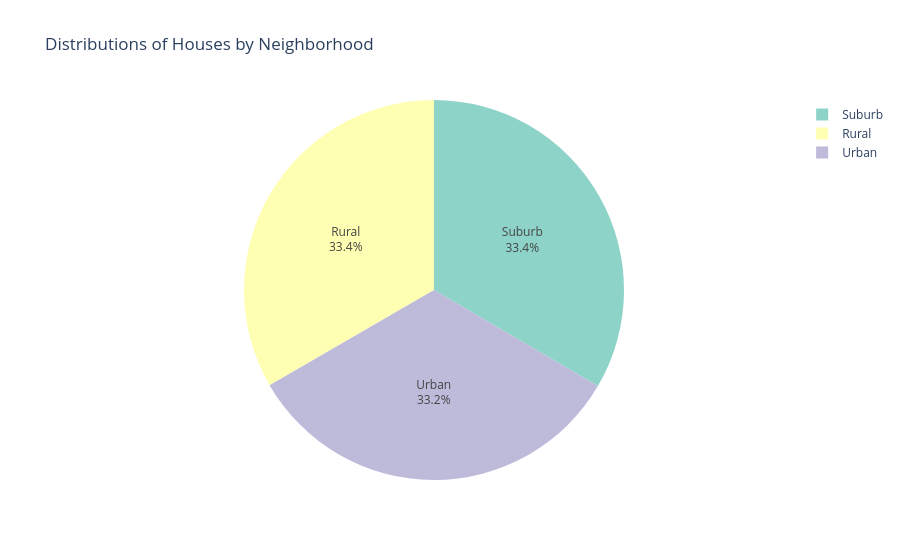

The cell this chart's notebook holds for it:
### Code cell
# Pie chart for neighborhood distribution
fig = px.pie(values=neighborhood_counts.values, names=neighborhood_counts.index, 
             title='Distributions of Houses by Neighborhood', color_discrete_sequence=px.colors.qualitative.Set3)
fig.update_traces(textposition='inside', textinfo='percent+label')
fig.show()

### Figure 1 — Plotly figure (JSON) as saved in the notebook; plotly's stock layout.template omitted (floating-point values rounded to 4 significant figures)
{"data": [{"domain": {"x": [0, 1], "y": [0, 1]}, "hovertemplate": "label=%{label}<br>value=%{value}<extra></extra>", "labels": ["Suburb", "Rural", "Urban"], "legendgroup": "", "name": "", "showlegend": true, "textinfo": "percent+label", "textposition": "inside", "type": "pie", "values": [16721, 16676, 16603]}], "layout": {"legend": {"tracegroupgap": 0}, "piecolorway": ["rgb(141,211,199)", "rgb(255,255,179)", "rgb(190,186,218)", "rgb(251,128,114)", "rgb(128,177,211)", "rgb(253,180,98)", "rgb(179,222,105)", "rgb(252,205,229)", "rgb(217,217,217)", "rgb(188,128,189)", "rgb(204,235,197)", "rgb(255,237,111)"], "title": {"text": "Distributions of Houses by Neighborhood"}}}
